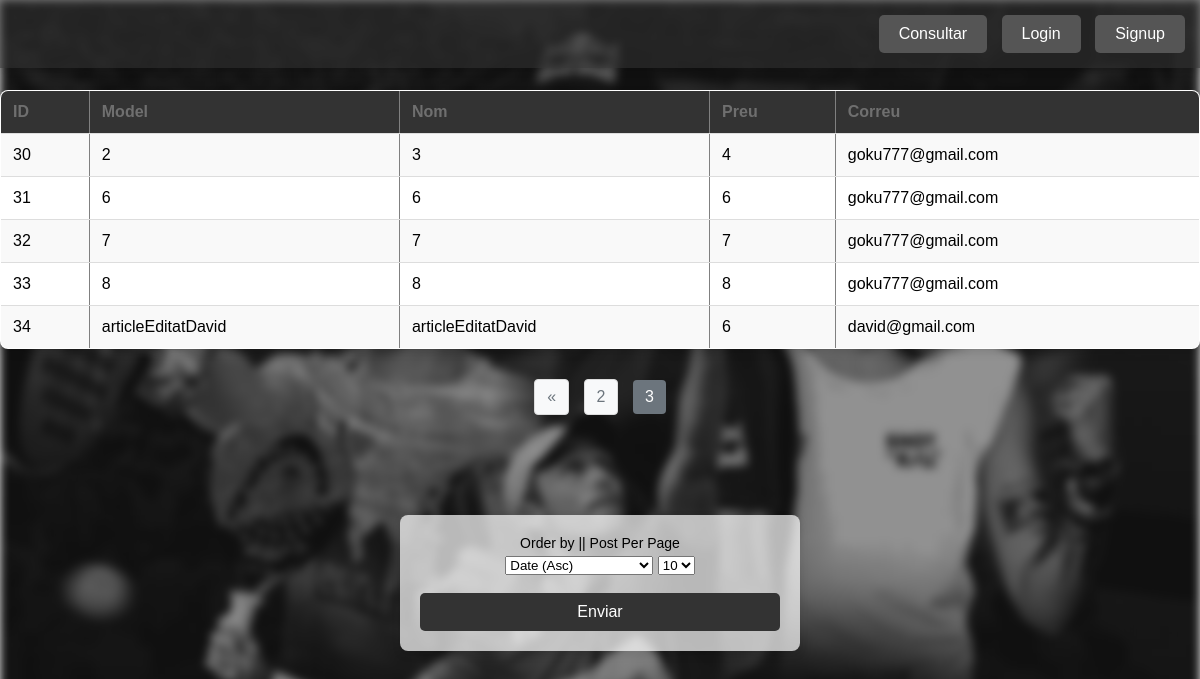
Page /?page=3 on the earlier database version.
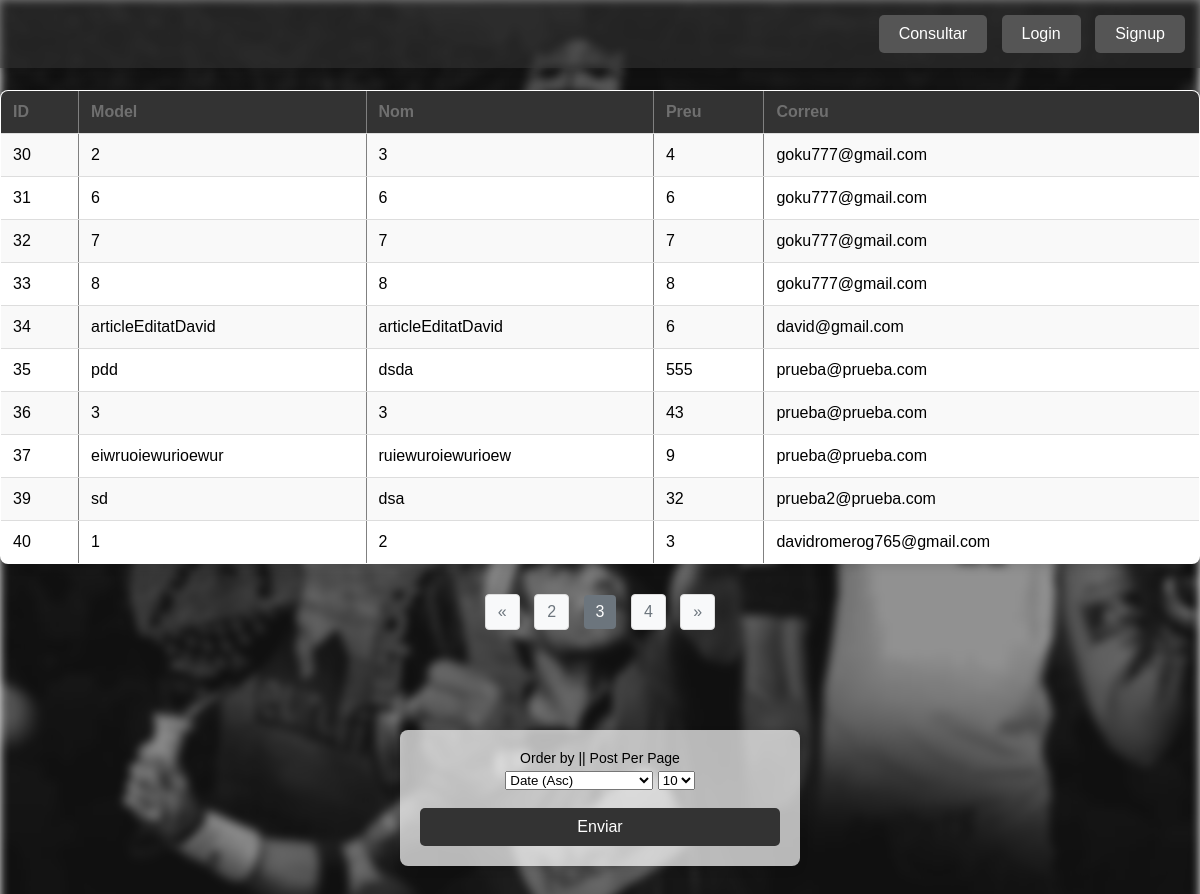
Same page on the later database version.
### tables this page shows
CREATE TABLE `articles` (
  `id` int(11) NOT NULL,
  `model` varchar(20) NOT NULL,
  `nom` varchar(20) NOT NULL,
  `preu` float NOT NULL,
  `correu` varchar(255) DEFAULT NULL
);

### model/model.php (called while the page is built, shortened)
<?php
function obtenerTotalArticulos($connexio) {
    $query = $connexio->query("SELECT COUNT(*) FROM articles");
    return $query->fetchColumn();
}
function obtenerArticulos($connexio, $start, $articulosPorPagina, $orderBy) {
    $orderClause = generarOrdenSQL($orderBy);
    $query = $connexio->prepare("SELECT * FROM articles ORDER BY $orderClause LIMIT :start, :articulosPorPagina");
    $query->bindValue(':start', $start, PDO::PARAM_INT);
    $query->bindValue(':articulosPorPagina', $articulosPorPagina, PDO::PARAM_INT);
    $query->execute();
    return $query->fetchAll(PDO::FETCH_ASSOC);
}
function generarOrdenSQL($orderBy) {
    $ordenesValidos = [
        'dateAsc' => 'id ASC',
        'dateDesc' => 'id DESC',
        'AlphabeticallyAsc' => 'nom ASC',
        'AlphabeticallyDesc' => 'nom DESC'
    ];
    return $ordenesValidos[$orderBy] ?? 'id ASC';
}
?>

### index.php (the view, shortened to what this page needs)
<?php
include BASE_PATH . 'vista/navbar.view.php';
require_once 'database/connexio.php';
require_once 'model/model.php';
$articulosPorPagina = $_POST['post_per_page'] ?? ($_COOKIE['post_per_page'] ?? 10);
$orderBy = $_POST['orderBy'] ?? ($_COOKIE['orderBy'] ?? 'dateAsc');
$pagina = isset($_GET['page']) && $_GET['page'] > 0 ? intval($_GET['page']) : 1;
$start = ($pagina - 1) * $articulosPorPagina;
try {
    if (!isset($_SESSION['usuari'])) {
        $total = obtenerTotalArticulos($connexio);
        $pages = ceil($total / $articulosPorPagina);
        $fetch = obtenerArticulos($connexio, $start, $articulosPorPagina, $orderBy);
    } else {
        $total = obtenerTotalArticulosPorUsuario($connexio, $_SESSION['correu']);
        $pages = ceil($total / $articulosPorPagina);
        $fetch = obtenerArticulosPorUsuario($connexio, $start, $articulosPorPagina, $_SESSION['correu'], $orderBy);
    }
    if ($fetch) {
        echo "<table border='1'>";
        echo "<tr><th>ID</th><th>Model</th><th>Nom</th><th>Preu</th><th>Correu</th></tr>";
        foreach ($fetch as $entrada) {
            echo "<tr>
                <td>{$entrada['id']}</td>
                <td>{$entrada['model']}</td>
                <td>{$entrada['nom']}</td>
                <td>{$entrada['preu']}</td>
                <td>{$entrada['correu']}</td>
            </tr>";
        }
        echo "</table>";
    } else {
        echo "<br>No se encontraron artículos.";
    }
?>
<div class="pagination">
    <?php if ($pages > 1): ?>
        <?php if ($pagina > 1): ?>
            <a href="?page=<?= $pagina - 1; ?>" class="arrow">&laquo;</a>
        <?php endif; ?>
        <?php
        $start = max(1, $pagina - 1);
        $end = min($pages, $start + 2);
        for ($i = $start; $i <= $end; $i++): ?>
            <a href="?page=<?= htmlspecialchars($i); ?>"
               class="<?= $i === $pagina ? 'active' : ''; ?>">
                <?= htmlspecialchars($i); ?>
            </a>
        <?php endfor; ?>
        <?php if ($pagina < $pages): ?>
            <a href="?page=<?= $pagina + 1; ?>" class="arrow">&raquo;</a>
        <?php endif; ?>
    <?php endif; ?>
</div>
<?php
} catch (PDOException $e) {
    echo "Error: " . $e->getMessage();
}
?>
<!DOCTYPE html>
<html lang="en">
<head>
    <link rel="stylesheet" href="css/styles.css">
</head>
<body>
    <form action="#" method="post">
        <label for="orderBy">Order by || Post Per Page</label>
        <select name="orderBy" id="orderBy">
            <option value="dateAsc" <?= $orderBy === 'dateAsc' ? 'selected' : '' ?>>Date (Asc)</option>
        </select>
        <select name="post_per_page" id="post_per_page">
            <option value="10" <?= $articulosPorPagina == 10 ? 'selected' : '' ?>>10</option>
        </select>
        <br><br>
        <input type="submit" name="OrderBy" value="Enviar">
    </form>
</body>
</html>

### vista/navbar.view.php (shortened to what this page needs)
<!DOCTYPE html>
<html lang="en">
<head>
    <link rel="stylesheet" href="css/styles.css">
</head>
<body>
<?php
$vistaDir = BASE_URL . 'vista';
?>
<nav>
    <div class="right">
        <?php if (isset($_SESSION['usuari'])): ?>
            <a href="<?= $vistaDir ?>/profile.php"><button>Perfil</button></a>
            <a href="<?= $vistaDir ?>/reiniciarPassword.php"><button>Canviar contrassenya</button></a>
            <a href="<?= $vistaDir ?>/../controlador/logout.php"><button>Logout</button></a>
        <?php else: ?>
            <a href="<?= $vistaDir ?>/../index.php"><button>Consultar</button></a>
            <a href="<?= $vistaDir ?>/login.php"><button>Login</button></a>
            <a href="<?= $vistaDir ?>/signup.php"><button>Signup</button></a>
        <?php endif; ?>
    </div>
</nav>
</body>
</html>

### css/styles.css (style rules this page uses)
* { margin: 0; padding: 0; box-sizing: border-box; }
body { position: relative; font-family: Arial, sans-serif; background-color: #f4f4f4; text-align: center; padding-top: 60px; }
body::before { content: ''; position: fixed; top: 0; left: 0; width: 100%; height: 100%; background: url('../imagenes/fotopadel.jpg') repeat center; background-size: cover; filter: blur(5px); z-index: -1; }
nav { background-color: #3333338e; color: white; padding: 15px; display: flex; justify-content: space-between; align-items: center; position: fixed; top: 0; left: 0; width: 100%; z-index: 1000; box-shadow: 0 4px 6px rgba(0, 0, 0, 0.1); }
nav .right a button { background-color: #555; color: white; border: none; padding: 10px 20px; margin-left: 10px; cursor: pointer; font-size: 16px; border-radius: 5px; transition: background-color 0.3s ease; }
form { max-width: 400px; margin: 100px auto; padding: 20px; background-color: #ffffffb4; box-shadow: 0 4px 8px rgba(0, 0, 0, 0.1); border-radius: 8px; }
form label { font-size: 14px; margin-bottom: 5px; display: block; }
form input[type="submit"] { background-color: #333; color: white; padding: 10px; border: none; width: 100%; font-size: 16px; cursor: pointer; border-radius: 5px; }
table { width: 100%; border-collapse: collapse; margin: 30px 0; background-color: white; box-shadow: 0 4px 8px rgba(0, 0, 0, 0.1); border-radius: 8px; overflow: hidden; }
table th, table td { padding: 12px; text-align: left; border-bottom: 1px solid #ddd; }
table th { background-color: #333; color: rgba(149, 149, 149, 0.621); }
table tr:nth-child(even) { background-color: #f9f9f9; }
.pagination { margin: 20px 0; text-align: center; }
.pagination a { color: #333; padding: 10px 20px; text-decoration: none; border: 1px solid #ddd; margin: 0 5px; border-radius: 5px; }
.pagination a.active { background-color: #333; color: white; border: none; }
button { background-color: #333; color: white; border: none; padding: 10px 20px; font-size: 16px; cursor: pointer; border-radius: 5px; transition: background-color 0.3s ease; }
.pagination a { display: inline-block; margin: 0 5px; padding: 8px 12px; text-decoration: none; color: #6c757d; border: 1px solid #ddd; border-radius: 4px; background-color: #f8f9fa; transition: background-color 0.3s ease, color 0.3s ease; }
.pagination a.active { background-color: #6c757d; color: #fff; border-color: #6c757d; cursor: default; }

Differences in the rows shown:
added articles: id "35", model "pdd", nom "dsda", preu "555", correu "prueba@prueba.com"
added articles: id "36", model "3", nom "3", preu "43", correu "prueba@prueba.com"
added articles: id "37", model "eiwruoiewurioewur", nom "ruiewuroiewurioew", preu "9", correu "prueba@prueba.com"
added articles: id "39", model "sd", nom "dsa", preu "32", correu "prueba2@prueba.com"
added articles: id "40", model "1", nom "2", preu "3", correu "davidromerog765@gmail.com"
Other differences:
new list line: "4"
